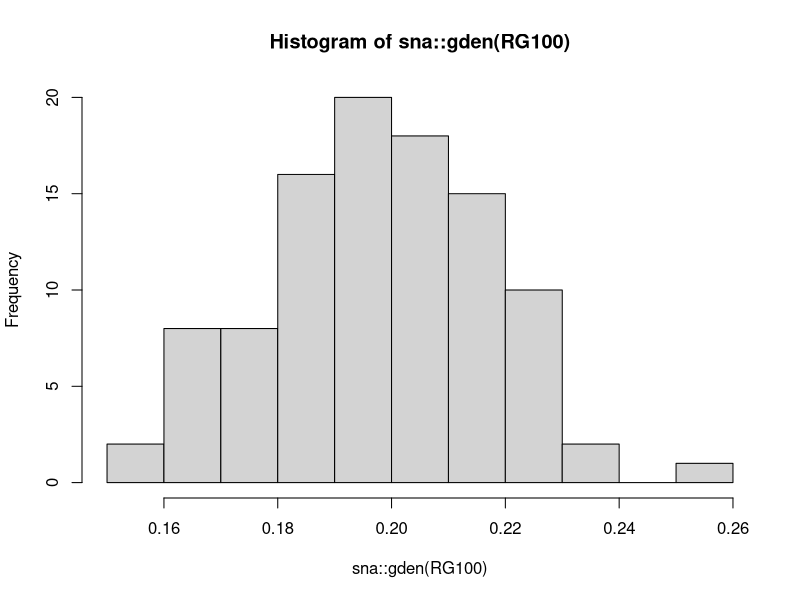
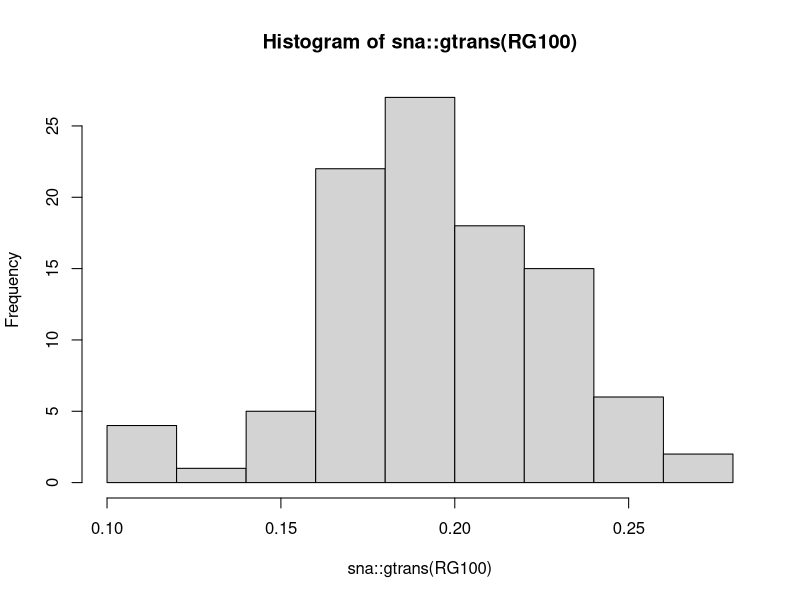

Write the R code that produced these figures, in order.
## ---- chunk 1
##############################
# DYAD
##############################
mat6<-matrix(c(0,0,0,1,0,0,
               0,0,1,0,0,0,
               0,1,0,0,0,0,
               1,1,1,0,1,1,
               0,0,1,1,0,1,
               0,0,0,0,1,0),6,6, byrow=T)

# Dyad Census
sna::dyad.census(mat6, g=NULL)
## ---- chunk 2
# Like edgewise but multiplied for m/(m+a)
sna::grecip(mat6,measure="dyadic")
## ---- chunk 3
# Edgewise (like we have seen before)
sna::grecip(mat6,measure="edgewise")
## ---- chunk 4
# Density
sna::gden(mat6)
## ---- chunk 5
# With igraph
library(igraph)
mat6i<-graph_from_adjacency_matrix(mat6,mode=c("directed"),diag=F)
igraph::reciprocity(mat6i)
## ---- chunk 6
igraph::edge_density(mat6i)
## ---- chunk 7
##############################
# TRIAD
##############################
mat6<-matrix(c(0,0,0,1,0,0,
               0,0,1,0,0,0,
               0,1,0,0,0,0,
               1,1,1,0,1,1,
               0,0,1,1,0,1,
               0,0,0,0,1,0),6,6, byrow=T)

# Triad census
sna::triad.census(mat6)
## ---- chunk 8
sna::gtrans(mat6)
## ---- chunk 9
sna::gden(mat6)
## ---- chunk 10
# Check if it's random
RG100<-sna::rgraph(20,100,tprob=.2)
hist(sna::gden(RG100))
hist(sna::gtrans(RG100))
